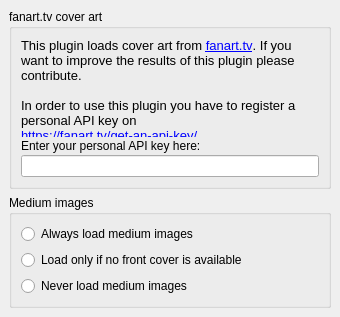
<?xml version="1.0" encoding="UTF-8"?>
<ui version="4.0">
 <class>FanartTvOptionsPage</class>
 <widget class="QWidget" name="FanartTvOptionsPage">
  <property name="geometry">
   <rect>
    <x>0</x>
    <y>0</y>
    <width>340</width>
    <height>317</height>
   </rect>
  </property>
  <layout class="QVBoxLayout">
   <property name="spacing">
    <number>6</number>
   </property>
   <property name="leftMargin">
    <number>9</number>
   </property>
   <property name="topMargin">
    <number>9</number>
   </property>
   <property name="rightMargin">
    <number>9</number>
   </property>
   <property name="bottomMargin">
    <number>9</number>
   </property>
   <item>
    <widget class="QGroupBox" name="groupBox">
     <property name="title">
      <string>fanart.tv cover art</string>
     </property>
     <layout class="QVBoxLayout">
      <property name="spacing">
       <number>2</number>
      </property>
      <property name="leftMargin">
       <number>9</number>
      </property>
      <property name="topMargin">
       <number>9</number>
      </property>
      <property name="rightMargin">
       <number>9</number>
      </property>
      <property name="bottomMargin">
       <number>9</number>
      </property>
      <item>
       <widget class="QLabel" name="label">
        <property name="text">
         <string>&lt;!DOCTYPE HTML PUBLIC &quot;-//W3C//DTD HTML 4.0//EN&quot; &quot;http://www.w3.org/TR/REC-html40/strict.dtd&quot;&gt;
&lt;html&gt;&lt;head&gt;&lt;meta name=&quot;qrichtext&quot; content=&quot;1&quot; /&gt;&lt;style type=&quot;text/css&quot;&gt;
p, li { white-space: pre-wrap; }
&lt;/style&gt;&lt;/head&gt;&lt;body style=&quot; font-family:'Cantarell'; font-size:10pt; font-weight:400; font-style:normal;&quot;&gt;
&lt;p style=&quot; margin-top:0px; margin-bottom:0px; margin-left:0px; margin-right:0px; -qt-block-indent:0; text-indent:0px;&quot;&gt;This plugin loads cover art from &lt;a href=&quot;http://fanart.tv/&quot;&gt;&lt;span style=&quot; text-decoration: underline; color:#0000ff;&quot;&gt;fanart.tv&lt;/span&gt;&lt;/a&gt;. If you want to improve the results of this plugin please contribute.&lt;/p&gt;
&lt;p style=&quot;-qt-paragraph-type:empty; margin-top:0px; margin-bottom:0px; margin-left:0px; margin-right:0px; -qt-block-indent:0; text-indent:0px;&quot;&gt;&lt;br /&gt;&lt;/p&gt;
&lt;p style=&quot; margin-top:0px; margin-bottom:0px; margin-left:0px; margin-right:0px; -qt-block-indent:0; text-indent:0px;&quot;&gt;In order to use this plugin you have to register a personal API key on&lt;br /&gt;&lt;a href=&quot;https://fanart.tv/get-an-api-key/&quot;&gt;&lt;span style=&quot; text-decoration: underline; color:#0000ff;&quot;&gt;https://fanart.tv/get-an-api-key/&lt;/span&gt;&lt;/a&gt;&lt;/p&gt;&lt;/body&gt;&lt;/html&gt;</string>
        </property>
        <property name="textFormat">
         <enum>Qt::RichText</enum>
        </property>
        <property name="wordWrap">
         <bool>true</bool>
        </property>
        <property name="openExternalLinks">
         <bool>true</bool>
        </property>
       </widget>
      </item>
      <item>
       <spacer name="verticalSpacer">
        <property name="orientation">
         <enum>Qt::Vertical</enum>
        </property>
        <property name="sizeType">
         <enum>QSizePolicy::Expanding</enum>
        </property>
        <property name="sizeHint" stdset="0">
         <size>
          <width>20</width>
          <height>40</height>
         </size>
        </property>
       </spacer>
      </item>
      <item>
       <widget class="QLabel" name="label_2">
        <property name="text">
         <string>Enter your personal API key here:</string>
        </property>
       </widget>
      </item>
      <item>
       <widget class="QLineEdit" name="fanarttv_client_key"/>
      </item>
     </layout>
    </widget>
   </item>
   <item>
    <widget class="QGroupBox" name="verticalGroupBox">
     <property name="title">
      <string>Medium images</string>
     </property>
     <layout class="QVBoxLayout" name="verticalLayout">
      <item>
       <widget class="QRadioButton" name="fanarttv_cdart_use_always">
        <property name="text">
         <string>Always load medium images</string>
        </property>
       </widget>
      </item>
      <item>
       <widget class="QRadioButton" name="fanarttv_cdart_use_if_no_albumcover">
        <property name="text">
         <string>Load only if no front cover is available</string>
        </property>
       </widget>
      </item>
      <item>
       <widget class="QRadioButton" name="fanarttv_cdart_use_never">
        <property name="text">
         <string>Never load medium images</string>
        </property>
       </widget>
      </item>
     </layout>
    </widget>
   </item>
   <item>
    <spacer name="verticalSpacer_3">
     <property name="orientation">
      <enum>Qt::Vertical</enum>
     </property>
     <property name="sizeHint" stdset="0">
      <size>
       <width>20</width>
       <height>40</height>
      </size>
     </property>
    </spacer>
   </item>
   <item>
    <spacer name="verticalSpacer_2">
     <property name="orientation">
      <enum>Qt::Vertical</enum>
     </property>
     <property name="sizeHint" stdset="0">
      <size>
       <width>20</width>
       <height>40</height>
      </size>
     </property>
    </spacer>
   </item>
  </layout>
 </widget>
 <resources/>
 <connections/>
</ui>
